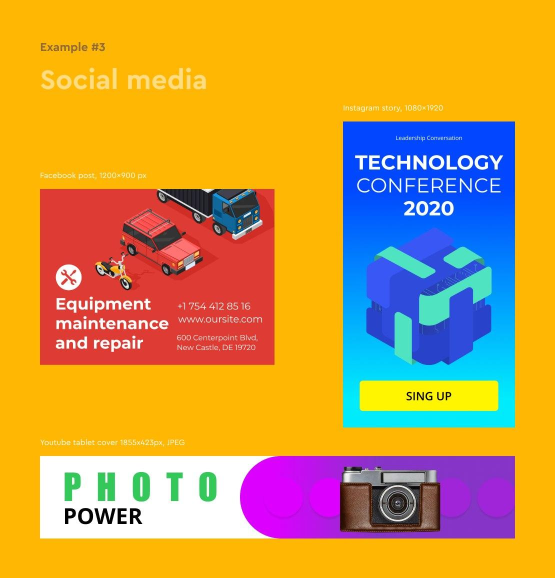
#> input picture last.jpg, 1110 x 1155 px (shown at 1/2 size)
$ python -i text.py   (imports and definitions only)   (older library calls are emulated)
#> lines starting #> are read from the running program, lines starting #| are printed output that depends on the picture; after the words box and inside, x2 and y2 are one past the last pixel; in counts of white or black regions, pixels touching at a corner belong together
#> further down, picture is the input picture: PIL image 1110x1155 RGB; mean R, G, B 204.7, 155.5, 72.6
from PIL import Image, ImageOps
import pytesseract
import cv2
import numpy as np


def preprocess_image(image: Image.Image):
    # Изменить размер изображения для улучшения распознавания текста
    image = image.resize((image.width * 2, image.height * 2), Image.ANTIALIAS)
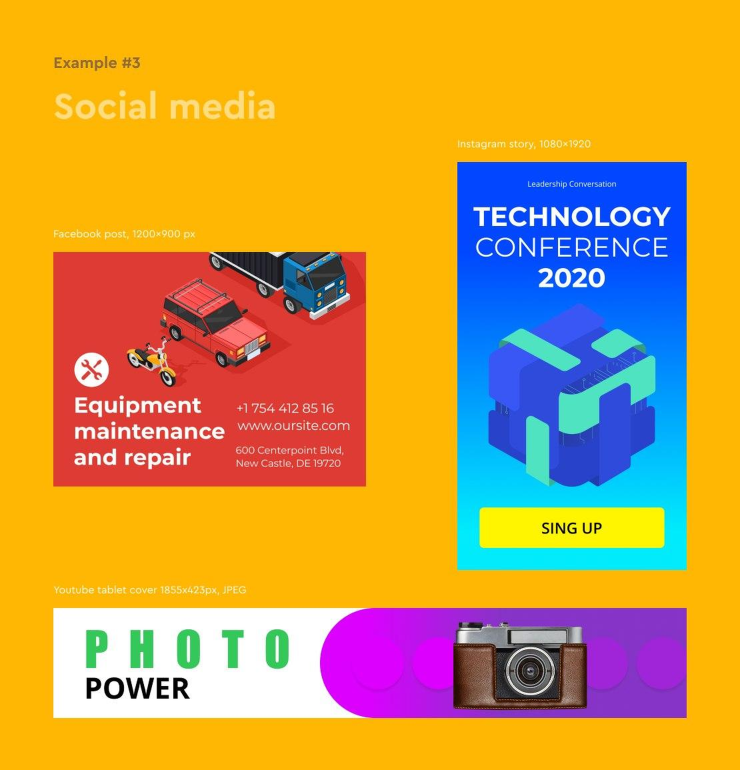
#> image: PIL image 2220x2310 RGB (shown at 1/3 size); mean R, G, B 204.7, 155.5, 72.6

    # Преобразовать изображение в оттенки серого
    image = ImageOps.grayscale(image)
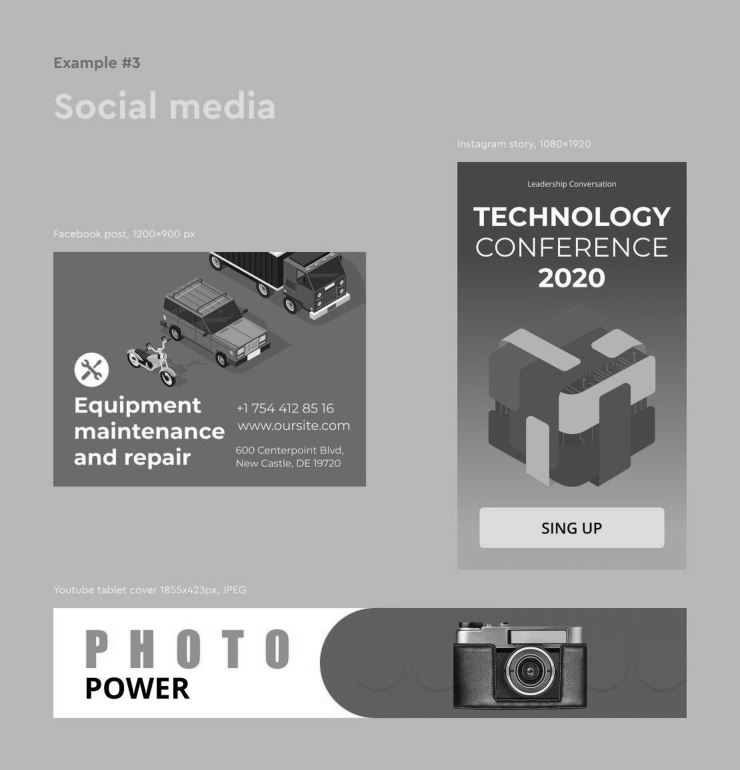
#> image: PIL image 2220x2310 L (shown at 1/3 size); min 0, max 255, mean 160.8

    # Преобразовать изображение в массив NumPy для обработки с использованием OpenCV
    img_arr = np.array(image)

    # Удаление шума с помощью размытия
    img_arr = cv2.medianBlur(img_arr, ksize=3)

    # Выполнить адаптивное пороговое значение
    img_arr = cv2.adaptiveThreshold(
        img_arr, 255, cv2.ADAPTIVE_THRESH_GAUSSIAN_C, cv2.THRESH_BINARY, 21, 7
    )
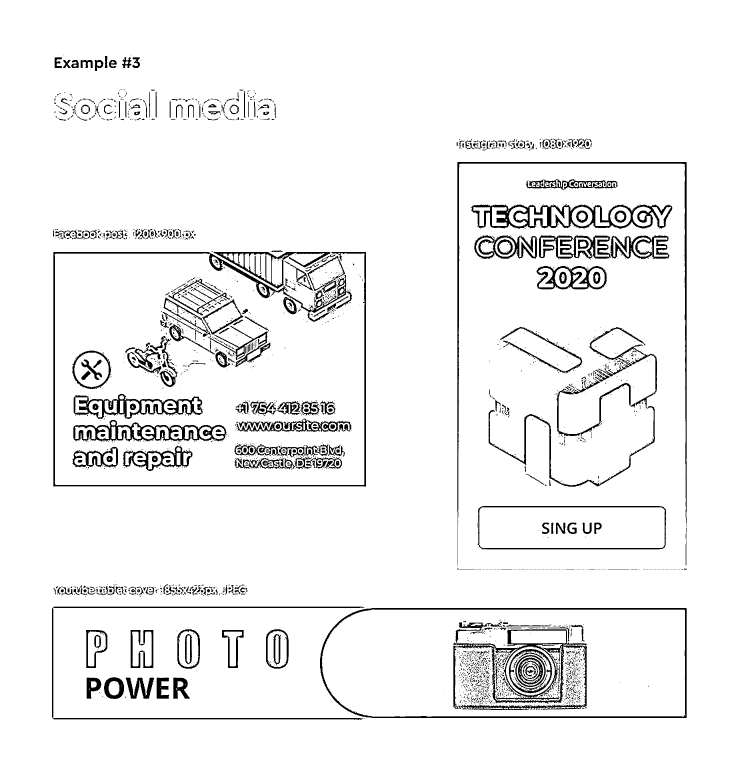
#> img_arr: shape (2310, 2220) (shown at 1/3 size); 94.5% white; 2446 black regions (1881 under 20 px), largest, box (x1, y1, x2, y2) and area: (160, 756, 1098, 1460) 21217, (1360, 1888, 1761, 2130) 16306, (1414, 613, 2017, 686) 14892

    # Вернуть обработанное изображение в виде PIL.Image
    return Image.fromarray(img_arr)


def get_text_length(image: Image.Image):
    # Выполнить предварительную обработку изображения (по желанию)
    image = preprocess_image(image)

    # Извлечь текст с изображения
#> (the run stopped early here; a loop or call above may not have finished)
